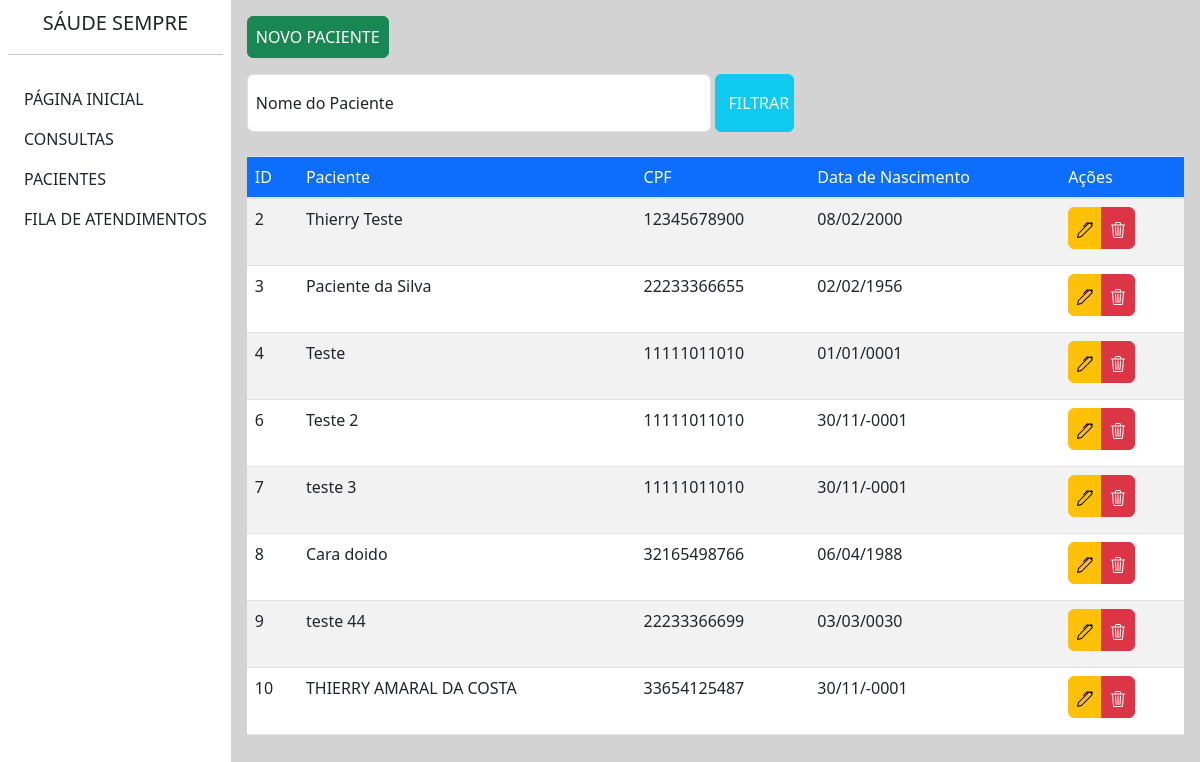
Page /pacientes.php on the committed database.
### tables this page shows
CREATE TABLE `fichapaciente` (
  `id` int(11) NOT NULL,
  `CPF` varchar(11) NOT NULL,
  `NomePaciente` varchar(100) NOT NULL,
  `DataNascimento` date NOT NULL,
  `CEP` varchar(8) NOT NULL,
  `Endereco` varchar(100) NOT NULL,
  `Numero` varchar(10) NOT NULL,
  `UF` varchar(2) NOT NULL,
  `Bairro` varchar(45) NOT NULL,
  `Complemento` varchar(100) DEFAULT NULL,
  `Municipio` varchar(20) DEFAULT NULL,
  `Email` varchar(100) DEFAULT NULL,
  `Contato` varchar(20) DEFAULT NULL
);

### pacientes.php (the view, shortened to what this page needs)
<?php
include_once("includes/connection.php");
?>
<!DOCTYPE html>
<html lang="pt-br">
<head>
    <link rel="stylesheet" href="https://stackpath.bootstrapcdn.com/bootstrap/4.1.3/css/bootstrap.min.css"
>
    <link rel="stylesheet" type="text/css" href="pacientes.css">
    <link rel="stylesheet" type="text/css" href="css/bootstrap.min.css">
    <link rel="stylesheet" type="text/css" href="consulta.css">
</head>
<body>
    <div class="secao-primary">
        <div class="d-flex flex-nowrap">
            <div class="menu bg-white col-auto p-2">
                <div class="bg-white">
                    <a class="d-flex text-decoration-none align-items-center text-dark justify-content-center" href="">
                        <span class="fs-5 d-none d-sm-inline">SÁUDE SEMPRE</h2>
                    </a>
                    <hr>
                    <ul class="nav nav-pills flex-column mt-4">
                        <li class="nav-item">
                            <a href="#" class="nav-link text-dark">
                                <span class="fs-6 d-none d-sm-inline">PÁGINA INICIAL</span>
                            </a>
                        </li>
                        <li class="nav-item">
                            <a href="consulta.php" class="nav-link text-dark">
                                <span class="fs-6 d-none d-sm-inline">CONSULTAS</span>
                            </a>
                        </li>
                        <li class="nav-item">
                            <a href="pacientes.php" class="nav-link text-dark">
                                <span class="fs-6 d-none d-sm-inline">PACIENTES</span>
                            </a>
                        </li>
                        <li class="nav-item">
                            <a href="fila-atendimentos.php" class="nav-link text-dark">
                                <span class="fs-6 d-none d-sm-inline">FILA DE ATENDIMENTOS</span>
                            </a>
                        </li>
                    </ul>
                </div>
            </div>
            <div class="back">
                <div class="secao-secondary p-3">
                    <button type="button" class="p-2 btn btn-success mb-3 text-white" data-bs-toggle="modal"
                        data-bs-target="#exampleModal">
                        NOVO PACIENTE
                    </button>
                    <form action="" method="post">
                        <div class="row g-2 mb-3">
                            <div class="form-floating mb-2 col-md-6">
                                <input type="text" class="form-control" name="busca" placeholder=" " value="">
                                <label for="floatingInput">Nome do Paciente</label>
                            </div>
                            <button type="submit" class="btn btn-info mb-2 col-md-1 text-white">FILTRAR</button>
                        </div>
                    </form>
                    <table class="table table-striped">
                        <thead>
                            <tr class="bg-primary">
                                <th class="texto text-white" scope="col">ID</th>
                                <th class="texto text-white" scope="col">Paciente</th>
                                <th class="texto text-white" scope="col">CPF</th>
                                <th class="texto text-white" scope="col">Data de Nascimento</th>
                                <th class="texto text-white" scope="col">Ações</th>
                            </tr>
                        </thead>
                        <tbody>
                            <?php
                            if (isset($_POST['busca'])) {
                                $busca = $_POST['busca'];
                            } else {
                                $busca = '';
                            }
                            $result = $conn->prepare("SELECT * FROM fichapaciente WHERE NomePaciente like '%$busca%'");
                            $result->execute();
                            $rows = $result->fetchAll(PDO::FETCH_ASSOC);
                            foreach ($rows as $o) { ?>
                                <tr>
                                    <td class="bg-white">
                                        <?php echo $id = $o['id']; ?>
                                    </td>
                                    <td class="bg-white">
                                        <?php echo $o['NomePaciente']; ?>
                                    </td>
                                    <td class="bg-white">
                                        <?php echo $o['CPF']; ?>
                                    </td>
                                    <td class="bg-white">
                                        <?php echo date("d/m/Y", strtotime($o['DataNascimento'])); ?>
                                    </td>
                                    <td class="bg-white">
                                        <div class="btn-group" role="group" aria-label="Basic mixed styles example">
                                            <button type="button" class="p-2 btn btn-warning mb-2 view_data"
                                                data-bs-toggle="modal" data-bs-target="#edicao<?php echo $id; ?>">
                                            </button>
                                            <button type="button" class="p-2 btn btn-danger mb-2" data-bs-toggle="modal"
                                                data-bs-target="#exclusao<?php echo $id; ?>">
                                            </button>
                                        </div>
                                    </td>
                                </tr>
                                <?php
                            }
                            ?>
                        </tbody>
                    </table>
                </div>
            </div>
        </div>
    </div>
</body>
</html>

### pacientes.css (style rules this page uses)
.back { background-color: LightGray; }

### consulta.css (style rules this page uses)
body { background-color: #ededed!important; }
.secao-primary { width: 100%; margin: 0px auto; }
.menu { height: 100vh; }
.back { background-color: LightGray; width: 100%; }
.secao-secondary { width: 100%; padding-right: 15px; padding-left: 15px; margin-right: auto; margin-left: auto; }
.texto { font-weight: normal; }

### rows in the picture
fichapaciente: id "2", NomePaciente "Thierry Teste", CPF "12345678900", DataNascimento "08/02/2000"
fichapaciente: id "3", NomePaciente "Paciente da Silva", CPF "22233366655", DataNascimento "02/02/1956"
fichapaciente: id "4", NomePaciente "Teste", CPF "11111011010", DataNascimento "01/01/0001"
fichapaciente: id "6", NomePaciente "Teste 2", CPF "11111011010", DataNascimento "30/11/-0001"
fichapaciente: id "7", NomePaciente "teste 3", CPF "11111011010", DataNascimento "30/11/-0001"
fichapaciente: id "8", NomePaciente "Cara doido", CPF "32165498766", DataNascimento "06/04/1988"
fichapaciente: id "9", NomePaciente "teste 44", CPF "22233366699", DataNascimento "03/03/0030"
fichapaciente: id "10", NomePaciente "THIERRY AMARAL DA COSTA", CPF "33654125487", DataNascimento "30/11/-0001"
